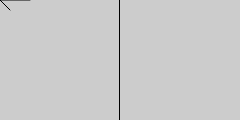
Frame 1 (no input)
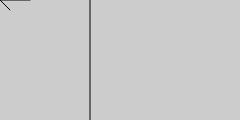
Frame 60 (no input)
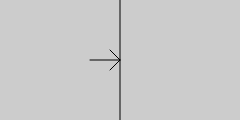
Frame 120 (the mouse pressed at the canvas centre since frame 60)

The p5.js sketch that drew these frames (run headless with seeded random() and noise() and a simulated clock; from frame 60 on, the mouse is pressed at the canvas centre):

// p5.js sketch
// ── sketch.js
var x;
var offset = 10;

function setup() {
  createCanvas(240, 120);
  x = width/2;
}

function draw() {
  background(204);
  if (mouseX > x) {
    x += 0.5;
    offset = -10;
  }
  if (mouseX < x) {
    x -= 0.5;
    offset = 10;
  }

  line(x,0,x, height);
  line(mouseX, mouseY, mouseX+offset, mouseY - 10);
  line(mouseX, mouseY, mouseX+offset, mouseY + 10);
  line(mouseX, mouseY, mouseX+offset*3, mouseY);
}
